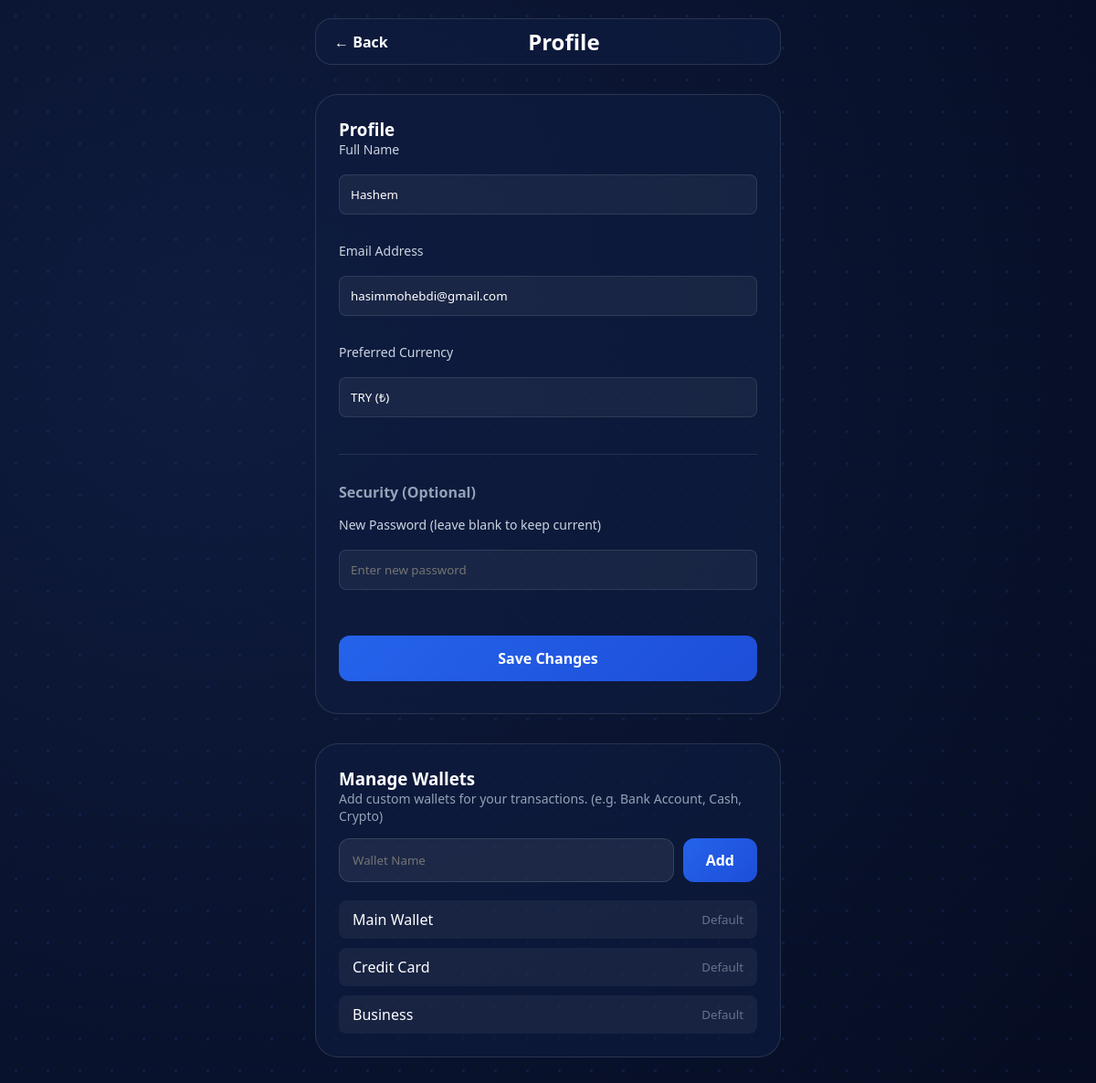
The app's page /profile.php (signed in) with its own data.
### tables this page shows
CREATE TABLE `users` (
  `id` int(11) NOT NULL,
  `name` varchar(100) NOT NULL,
  `email` varchar(150) NOT NULL,
  `password` varchar(255) NOT NULL,
  `role` enum('user','admin') DEFAULT 'user',
  `created_at` timestamp NOT NULL DEFAULT current_timestamp(),
  `preferred_currency` varchar(10) DEFAULT 'USD'
);

### lang/en.php (called while the page is built)
<?php
return [
    "welcome" => "Welcome",
    "logout" => "Logout",
    "total_balance" => "Total Balance",
    "income" => "Income",
    "expense" => "Expense",
    "recent_transactions" => "Recent Transactions",
    "add_transaction" => "Add Transaction",
    "amount" => "Amount",
    "description" => "Description",
    "profile" => "Profile",
    "print" => "Print Report",
    "stats" => "Statistics",
    "title_dashboard" => "Dashboard",
    "logo" => "My Finance",
    "add" => "Add",
    "home" => "Home",
    "income" => "income",
    "Expense" => "Expense",
    'email' => 'Email',
    'password' => 'Password',
    'login' => 'Login',
    'register' => 'Register',
    'name' => 'Full Name',
    'Money Tracking'=>'Money Tracking',
    'Manage your money smartly'=>'Manage your money smartly',
    'Income by Category'=>'Income by Category',
    'Expenses by Category'=>'Expenses by Category',
    'No expense categories yet'=>'No expense categories yet',
    'No income categories yet'=>'No income categories yet',
    'saving_goal' => 'Saving Goal',
    'enter_goal_amount' => 'Enter goal amount',
    'update_goal' => 'Update Goal',
    'save_goal' => 'Save Goal',
    'income_by_category' => 'Income by Category',
    'expenses_by_category' => 'Expenses by Category',
    'no_expense_categories' => 'No expense categories yet',
    'no_income_categories' => 'No income categories yet',
    'net_by_category' => 'Net by Category',
    'salary' => 'Salary',
    'food' => 'Food',
    'transport' => 'Transport',
    'utilities' => 'Utilities',
    'entertainment' => 'Entertainment',
    'other' => 'Other',
    'category' => 'Category',
    'edit_transaction' => 'Edit Transaction',
    'back' => 'Back',
    'goal_title_placeholder' => 'Goal Title (e.g. Vacation)',
    'my_goal' => 'My Goal',
    'days_left' => 'days left',
    'overdue' => 'Overdue',
    'delete_goal' => 'Delete Goal',
    'deadline_optional' => 'Deadline (Optional)',
    'wallet_main' => 'Main Wallet',
    'wallet_credit' => 'Credit Card',
    'wallet_business' => 'Business',
];

### public/profile.php (the view, shortened to what this page needs)
<?php
require_once "../config/database.php";
$user_id = $_SESSION["user_id"];
$current_lang = $_SESSION['lang'] ?? 'en';
$lang = require "../lang/" . $current_lang . ".php";
$dir = ($current_lang == "ar") ? "rtl" : "ltr";
try {
    $pdo->exec("CREATE TABLE IF NOT EXISTS user_wallets (id INT AUTO_INCREMENT PRIMARY KEY, user_id INT, name VARCHAR(100))");
} catch (PDOException $e) {}
$stmt = $pdo->prepare("SELECT name, email, preferred_currency FROM users WHERE id=?");
$stmt->execute([$user_id]);
$user = $stmt->fetch(PDO::FETCH_ASSOC);
$userName = $user['name'];
$userEmail = $user['email'];
$userCurrency = $user['preferred_currency'] ?: 'USD';
?>
<!DOCTYPE html>
<html lang="<?= $current_lang ?>" dir="<?= $dir ?>">
<head>
    <link rel="stylesheet" href="assets/css/style.css">
</head>
<body>
    <div class="app-container">
        <div class="top-bar">
            <a href="dashboard.php" style="text-decoration:none; color:inherit; font-weight:bold;">
                ← <?= $lang['back'] ?? 'Back' ?>
            </a>
            <h2><?= $lang['profile'] ?? 'Profile' ?></h2>
        </div>
        <div class="wide-card" style="margin-top: 2rem;">
            <h3><?= $lang['profile'] ?? 'Profile Settings' ?></h3>
            <form method="POST">
                <div class="form-group">
                    <label>Full Name</label>
                    <input type="text" name="name" value="<?= htmlspecialchars($userName) ?>" required>
                </div>
                <div class="form-group">
                    <label>Email Address</label>
                    <input type="email" name="email" value="<?= htmlspecialchars($userEmail) ?>" required>
                </div>
                <div class="form-group">
                    <label>Preferred Currency</label>
                    <select name="currency">
                        <option value="TRY" <?= $userCurrency == "TRY" ? "selected" : "" ?>>TRY (₺)</option>
                    </select>
                </div>
                <hr style="border: 0; border-top: 1px solid rgba(255,255,255,0.1); margin: 30px 0;">
                <h4 style="margin-bottom: 15px; color:#94a3b8;">Security (Optional)</h4>
                <div class="form-group">
                    <label>New Password (leave blank to keep current)</label>
                    <input type="password" name="new_password" placeholder="Enter new password">
                </div>
                <button type="submit" class="main-btn" style="margin-top: 20px;">Save Changes</button>
            </form>
        </div>
        <div class="wide-card" style="margin-top: 2rem;">
            <h3>Manage Wallets</h3>
            <p style="color:#94a3b8; font-size:14px; margin-bottom:15px;">Add custom wallets for your transactions. (e.g. Bank Account, Cash, Crypto)</p>
            <form method="POST" style="margin-bottom:20px; display:flex; gap:10px;">
                <input type="text" name="add_wallet" placeholder="Wallet Name" required style="margin:0;">
                <button type="submit" class="main-btn" style="width:auto; margin:0; padding:12px 25px;">Add</button>
            </form>
            <div style="display:flex; flex-direction:column; gap:10px;">
                <div style="display:flex; justify-content:space-between; align-items:center; background:rgba(255,255,255,0.05); padding:10px 15px; border-radius:8px;">
                    <span><?= $lang['wallet_main'] ?? 'Main Wallet' ?></span>
                    <small style="color:#64748b;">Default</small>
                </div>
                <div style="display:flex; justify-content:space-between; align-items:center; background:rgba(255,255,255,0.05); padding:10px 15px; border-radius:8px;">
                    <span><?= $lang['wallet_credit'] ?? 'Credit Card' ?></span>
                    <small style="color:#64748b;">Default</small>
                </div>
                <div style="display:flex; justify-content:space-between; align-items:center; background:rgba(255,255,255,0.05); padding:10px 15px; border-radius:8px;">
                    <span><?= $lang['wallet_business'] ?? 'Business' ?></span>
                    <small style="color:#64748b;">Default</small>
                </div>
            </div>
        </div>
    </div>
</body>
</html>

### public/assets/css/style.css (style rules this page uses)
:root { color-scheme: dark; --bg-dark: #050b1f; --glass-bg: rgba(15, 28, 63, 0.65); --glass-border: rgba(255, 255, 255, 0.12); --primary-blue: #2563eb; --accent-glow: rgba(37, 99, 235, 0.4); --income-color: #00d285; --expense-color: #ff5e5e; --text-white: #ffffff; --text-dim: rgba(255, 255, 255, 0.6); }
* { margin: 0; padding: 0; box-sizing: border-box; font-family: 'Segoe UI', Roboto, sans-serif; transition: all 0.3s ease; }
body { background: radial-gradient(circle at 20% 30%, #0f1c3f, #050b1f); color: var(--text-white); min-height: 100vh; padding-bottom: 110px; position: relative; overflow-x: hidden; }
body::before { content: ""; position: fixed; inset: 0; background-image: radial-gradient(rgba(37, 99, 235, 0.15) 1.5px, transparent 1.5px); background-size: 35px 35px; z-index: -1; }
.app-container { max-width: 550px; margin: 0 auto; padding: 20px; }
.top-bar { display: flex; justify-content: space-between; align-items: center; padding: 18px; margin-bottom: 25px; background: var(--glass-bg); border-radius: 18px; border: 1px solid var(--glass-border); position: relative; overflow: visible; }
.app-container { overflow: visible; }
.wide-card { background: var(--glass-bg); padding: 25px; border-radius: 25px; border: 1px solid var(--glass-border); margin-bottom: 20px; }
input, select, button { width: 100%; padding: 14px; margin: 10px 0; border-radius: 12px; border: 1px solid var(--glass-border); background: rgba(255, 255, 255, 0.07); color: white; outline: none; }
select { appearance: none; -webkit-appearance: none; -moz-appearance: none; background-repeat: no-repeat; background-position: right 15px center; background-size: 15px; padding-right: 40px; }
select option, datalist option { background-color: #050b1f !important; color: #ffffff !important; }
.main-btn { background: linear-gradient(135deg, var(--primary-blue), #1d4ed8); font-weight: bold; cursor: pointer; border: none; font-size: 16px; }
.top-bar { display: flex; justify-content: space-between; align-items: center; padding: 8px 20px; margin-bottom: 25px; background: var(--glass-bg); border-radius: 18px; border: 1px solid var(--glass-border); }

### public/profile.php (style rules this page uses)
.form-group { margin-bottom: 20px; }
.form-group label { display: block; margin-bottom: 8px; color: #cbd5e1; font-size: 14px; }
.form-group input, .form-group select { width: 100%; padding: 12px; border-radius: 8px; background: rgba(255,255,255,0.05); border: 1px solid rgba(255,255,255,0.1); color: #fff; }

### records on screen
users: name "Hashem", email "hasimmohebdi@gmail.com", currency "TRY (₺)"

### other values on screen
$lang['back'] "Back"
$lang['profile'] "Profile"
$lang['wallet_main'] "Main Wallet"
$lang['wallet_credit'] "Credit Card"
$lang['wallet_business'] "Business"
